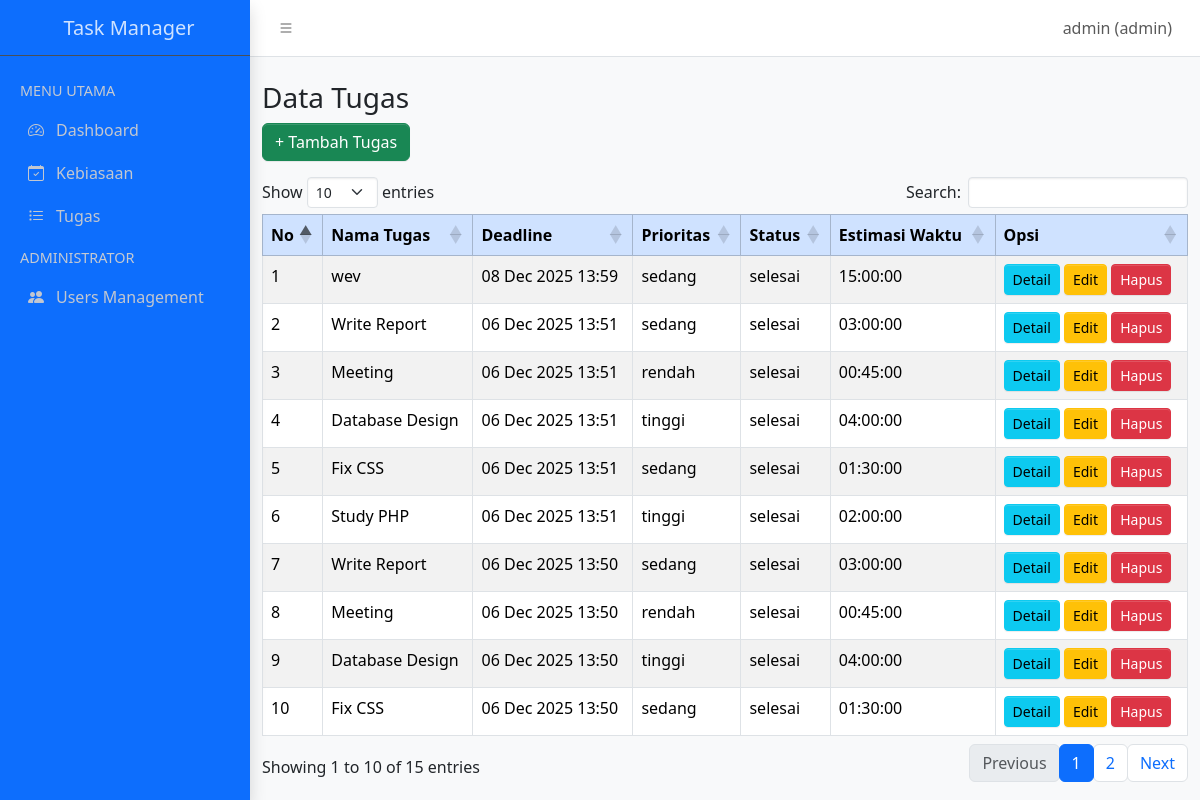
Screenshot of /task manager/index.php?p=tugas (signed in) with the database file from the repository.
### tables this page shows
CREATE TABLE `tugas` (
  `id_tugas` int(12) NOT NULL,
  `user_id` int(12) NOT NULL,
  `nama_tugas` varchar(50) NOT NULL,
  `deadline` datetime NOT NULL,
  `prioritas` enum('rendah','sedang','tinggi') NOT NULL,
  `status` enum('belum','selesai') NOT NULL,
  `ekstimasi_waktu` time NOT NULL,
  `deskripsi` varchar(200) NOT NULL,
  `tanggal_selesai` date DEFAULT NULL
);

### task manager/tugas.php (the view, shortened to what this page needs)
<?php
$aksi = $_GET['aksi'] ?? '';
$id   = $_GET['id'] ?? '';
?>
<div class="container mt-4">
<?php
if ($aksi == 'tambah') {
  if (isset($_POST['simpan'])) {
    $nama_tugas      = $_POST['nama_tugas'];
    $deskripsi       = $_POST['deskripsi'];
    $deadline        = $_POST['deadline'];
    $prioritas       = $_POST['prioritas'];
    $status          = $_POST['status'];
    $estimasi_waktu  = $_POST['estimasi_waktu'];
    $query = "INSERT INTO tugas (user_id, nama_tugas, deskripsi, deadline, prioritas, status, ekstimasi_waktu)
              VALUES ('$user_id', '$nama_tugas', '$deskripsi', '$deadline', '$prioritas', '$status', '$estimasi_waktu')";
    if ($konek->query($query)) {
      echo "<script>alert('Data tugas berhasil ditambahkan!'); window.location='?p=tugas';</script>";
    } else {
      echo "<div class='alert alert-danger'>Gagal menambah data: " . $konek->error . "</div>";
    }
  }
?>
<h3>Tambah Tugas</h3>
<form method="POST">
  <div class="mb-3">
    <label>Nama Tugas</label>
    <input type="text" name="nama_tugas" class="form-control" required>
  </div>
  <div class="mb-3">
    <label>Deskripsi</label>
    <textarea name="deskripsi" class="form-control" required></textarea>
  </div>
  <div class="mb-3">
    <label>Deadline</label>
    <input type="datetime-local" name="deadline" class="form-control" required>
  </div>
  <div class="mb-3">
    <label>Prioritas</label>
    <select name="prioritas" class="form-control" required>
      <option value="rendah">Rendah</option>
      <option value="sedang">Sedang</option>
      <option value="tinggi">Tinggi</option>
    </select>
  </div>
  <div class="mb-3">
    <label>Status</label>
    <select name="status" class="form-control" required>
      <option value="belum">Belum</option>
      <option value="selesai">Selesai</option>
    </select>
  </div>
  <div class="mb-3">
    <label>Estimasi Waktu</label>
    <input type="time" name="estimasi_waktu" class="form-control" required>
  </div>
  <button type="submit" name="simpan" class="btn btn-primary">Simpan</button>
  <a href="?p=tugas" class="btn btn-secondary">Kembali</a>
</form>
<?php
} else { ?>
<h3>Data Tugas</h3>
<a href="?p=tugas&aksi=tambah" class="btn btn-success mb-3">+ Tambah Tugas</a>
<table class="table table-bordered table-striped datatable">
  <thead class="table-primary">
    <tr>
      <th>No</th>
      <th>Nama Tugas</th>
      <th>Deadline</th>
      <th>Prioritas</th>
      <th>Status</th>
      <th>Estimasi Waktu</th>
      <th>Opsi</th>
    </tr>
  </thead>
  <tbody>
<?php
$no = 1;
$query = $konek->query("SELECT * FROM tugas WHERE user_id='$user_id' ORDER BY id_tugas DESC");
if ($query->num_rows > 0) {
  while ($row = $query->fetch_assoc()) {
    echo "<tr>";
    echo "<td>{$no}</td>";
    echo "<td>" . htmlspecialchars($row['nama_tugas']) . "</td>";
    echo "<td>" . date('d M Y H:i', strtotime($row['deadline'])) . "</td>";
    echo "<td>" . htmlspecialchars($row['prioritas']) . "</td>";
    echo "<td>" . htmlspecialchars($row['status']) . "</td>";
    echo "<td>" . htmlspecialchars($row['ekstimasi_waktu']) . "</td>";
    echo "<td>
            <a href='?p=tugas&aksi=detail&id=" . urlencode($row['id_tugas']) . "' class='btn btn-info btn-sm'>Detail</a>
            <a href='?p=tugas&aksi=edit&id=" . urlencode($row['id_tugas']) . "' class='btn btn-warning btn-sm'>Edit</a>
            <a href='?p=tugas&aksi=hapus&id=" . urlencode($row['id_tugas']) . "' class='btn btn-danger btn-sm' onclick='return confirm(\"Yakin mau hapus data ini?\")'>Hapus</a>
          </td>";
    echo "</tr>";
    $no++;
  }
} else {
  echo "<tr><td colspan='7' class='text-center'>Belum ada data tugas</td></tr>";
}
?>
  </tbody>
</table>
<?php } ?>
</div>

### task manager/index.php (shortened to what this page needs)
<?php
$username = $_SESSION['user'];
$role = $_SESSION['role'] ?? 'user';
if (isset($_SESSION['user_id'])) {
    $user_id = $_SESSION['user_id'];
}
?>
<!doctype html>
<html lang="en">
<head>
    <link rel="stylesheet" href="https://cdn.jsdelivr.net/npm/@fontsource/source-sans-3@5.0.12/index.css" />
    <link rel="stylesheet" href="https://cdn.jsdelivr.net/npm/overlayscrollbars@2.11.0/styles/overlayscrollbars.min.css" />
    <link rel="stylesheet" href="https://cdn.jsdelivr.net/npm/bootstrap-icons@1.13.1/font/bootstrap-icons.min.css" />
    <link rel="stylesheet" href="https://cdnjs.cloudflare.com/ajax/libs/font-awesome/6.4.0/css/all.min.css" />
    <link rel="stylesheet" href="asset/css/adminlte.css" />
    <link rel="stylesheet" href="https://cdn.datatables.net/1.13.6/css/dataTables.bootstrap5.min.css" />
</head>
<body class="sidebar-expand-lg sidebar-open bg-body-tertiary">
    <div class="app-wrapper">
        <nav class="app-header navbar navbar-expand bg-body">
            <div class="container-fluid">
                <ul class="navbar-nav">
                    <li class="nav-item"> <a class="nav-link" data-lte-toggle="sidebar" href="#"><i class="bi bi-list"></i></a> </li>
                </ul>
                <ul class="navbar-nav ms-auto">
                    <li class="nav-item dropdown user-menu">
                        <a href="#" class="nav-link dropdown-toggle" data-bs-toggle="dropdown">
                            <span class="d-none d-md-inline"><?= htmlspecialchars($username) ?> (<?= htmlspecialchars($role) ?>)</span>
                        </a>
                    </li>
                </ul>
            </div>
        </nav>
        <aside class="app-sidebar bg-primary shadow" data-bs-theme="dark">
            <div class="sidebar-brand">
                <a href="./" class="brand-link">
                    <span class="brand-text fw-light">Task Manager</span>
                </a>
            </div>
            <div class="sidebar-wrapper">
                <nav class="mt-2">
                    <ul class="nav sidebar-menu flex-column" data-lte-toggle="treeview" role="menu">
                        <li class="nav-header">MENU UTAMA</li>
                        <li class="nav-item">
                            <a href="?p=dashboard" class="nav-link">
                                <i class="nav-icon bi bi-speedometer2"></i>
                                <p>Dashboard</p>
                            </a>
                        </li>
                        <li class="nav-item">
                            <a href="?p=kebiasaan" class="nav-link">
                                <i class="nav-icon bi bi-calendar-check"></i>
                                <p>Kebiasaan</p>
                            </a>
                        </li>
                        <li class="nav-item">
                            <a href="?p=tugas" class="nav-link">
                                <i class="nav-icon bi bi-list-task"></i>
                                <p>Tugas</p>
                            </a>
                        </li>
                        <?php if ($role == 'admin'): ?>
                        <li class="nav-header">ADMINISTRATOR</li>
                        <li class="nav-item">
                            <a href="?p=users_management" class="nav-link">
                                <i class="nav-icon bi bi-people-fill"></i>
                                <p>Users Management</p>
                            </a>
                        </li>
                        <?php endif; ?>
                    </ul>
                </nav>
            </div>
        </aside>
        <?php require_once "route.php"; ?>
    </div>
</body>
</html>

### task manager/route.php (shortened to what this page needs)
<?php
$p = $_GET['p'] ?? 'dashboard';
switch ($p) {
    case 'tugas':
        require_once "tugas.php";
        break;
}
?>

### rows the page displays
tugas: nama_tugas "wev", deadline "08 Dec 2025 13:59", prioritas "sedang", status "selesai", ekstimasi_waktu "15:00:00"
tugas: nama_tugas "Write Report", deadline "06 Dec 2025 13:51", prioritas "sedang", status "selesai", ekstimasi_waktu "03:00:00"
tugas: nama_tugas "Meeting", deadline "06 Dec 2025 13:51", prioritas "rendah", status "selesai", ekstimasi_waktu "00:45:00"
tugas: nama_tugas "Database Design", deadline "06 Dec 2025 13:51", prioritas "tinggi", status "selesai", ekstimasi_waktu "04:00:00"
tugas: nama_tugas "Fix CSS", deadline "06 Dec 2025 13:51", prioritas "sedang", status "selesai", ekstimasi_waktu "01:30:00"
tugas: nama_tugas "Study PHP", deadline "06 Dec 2025 13:51", prioritas "tinggi", status "selesai", ekstimasi_waktu "02:00:00"
tugas: nama_tugas "Write Report", deadline "06 Dec 2025 13:50", prioritas "sedang", status "selesai", ekstimasi_waktu "03:00:00"
tugas: nama_tugas "Meeting", deadline "06 Dec 2025 13:50", prioritas "rendah", status "selesai", ekstimasi_waktu "00:45:00"
tugas: nama_tugas "Database Design", deadline "06 Dec 2025 13:50", prioritas "tinggi", status "selesai", ekstimasi_waktu "04:00:00"
tugas: nama_tugas "Fix CSS", deadline "06 Dec 2025 13:50", prioritas "sedang", status "selesai", ekstimasi_waktu "01:30:00"

### other values shown
$username "admin"
$role "admin"
